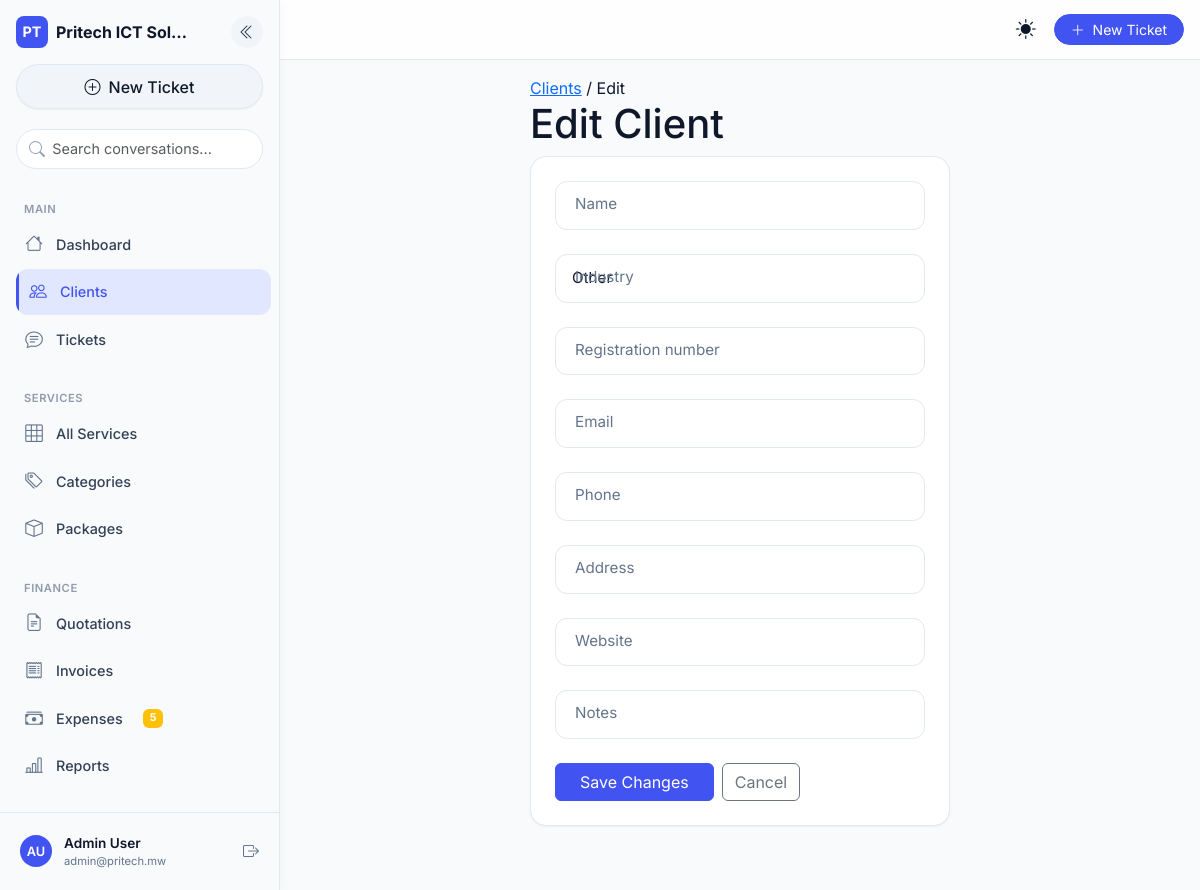
The page /clients/new/ (signed in) on the database its author committed.
### core/models.py (models this page shows, shortened)
class SiteConfig(models.Model):
    company_name = models.CharField(max_length=200, default='Pritech ICT Solutions')
    tagline = models.CharField(max_length=300, blank=True)
    logo = models.ImageField(upload_to='logo/', null=True, blank=True)
    email = models.EmailField(blank=True)
    phone = models.CharField(max_length=30, blank=True)
    address = models.TextField(blank=True)
    website = models.URLField(blank=True)
    vat_rate = models.DecimalField(max_digits=5, decimal_places=4, default=0.165)
    currency = models.CharField(max_length=10, default='MWK')
    currency_symbol = models.CharField(max_length=5, default='K')
    bank_name = models.CharField(max_length=100, blank=True)
    bank_account = models.CharField(max_length=50, blank=True)
    mobile_money = models.CharField(max_length=50, blank=True)
    invoice_footer = models.TextField(blank=True)
    class Meta:
        verbose_name = 'Site Configuration'
    @classmethod
    def get(cls):
        obj, _ = cls.objects.get_or_create(pk=1)
        return obj

### accounts/models.py (models this page shows, shortened)
class User(AbstractUser):
    id = models.UUIDField(primary_key=True, default=uuid.uuid4, editable=False)
    USER_TYPE_CHOICES = (('client', 'Client'), ('staff', 'Staff'))
    CLIENT_ROLE_CHOICES = [
        ('admin', 'Administrator'),
        ('viewer', 'Viewer'),
        ('billing', 'Billing'),
    ]
    user_type = models.CharField(max_length=10, choices=USER_TYPE_CHOICES, default='client')
    email = models.EmailField(unique=True)
    phone_number = models.CharField(max_length=20, unique=True, null=True, blank=True)
    national_id = models.CharField(max_length=50, unique=True, null=True, blank=True)
    physical_address = models.TextField(blank=True)
    last_login_ip = models.GenericIPAddressField(null=True, blank=True)
    client_role = models.CharField(
        max_length=20,
        choices=CLIENT_ROLE_CHOICES,
        default='viewer',
        blank=True,
        help_text="Role within the client organization (only for client users)"
    )
    is_2fa_enabled = models.BooleanField(default=False)
    USERNAME_FIELD = 'email'
    REQUIRED_FIELDS = ['username']
    def has_role(self, role_code):
        return self.user_roles.filter(role__code=role_code).exists()
    def has_perm_code(self, permission_code):
        from .models import RolePermission
        return RolePermission.objects.filter(
            role__user_roles__user=self,
            permission__code=permission_code
        ).exists()

### clients/views.py (the view, shortened to what this page needs)
# urls.py: path('new/', ClientCreateView.as_view(), name='client_create'),
class ClientCreateView(RoleRequiredMixin, CreateView):
    model = ClientOrganization
    form_class = ClientOrganizationForm
    template_name = 'clients/form.html'
    success_url = reverse_lazy('client_list')
    required_roles = ['ADMIN', 'SALES']

### clients/forms.py
class ClientOrganizationForm(forms.ModelForm):
    class Meta:
        model = ClientOrganization
        fields = ['name', 'industry', 'registration_number', 'email', 'phone', 'address', 'website', 'notes']
        widgets = {
            'address': forms.Textarea(attrs={'rows': 2}),
            'notes': forms.Textarea(attrs={'rows': 2}),
        }

### accounts/templatetags/account_tags.py (called while the page is built)
@register.filter(name='has_perm')
def has_perm(user, perm_code):
    if user.is_authenticated:
        return user.has_perm_code(perm_code)
    return False

### core/context_processors.py (called while the page is built)
def site_config(request):
    return {'site_config': SiteConfig.get()}

def sidebar_recent_items(request):
    if request.user.is_authenticated:
        from .services import CommonDashboardService
        return CommonDashboardService.get_context(request.user)
    return {}

def pending_expenses_count(request):
    if request.user.is_authenticated and request.user.is_staff:
        try:
            count = Expense.objects.filter(status='pending').count()
            return {'pending_expenses_count': count}
        except Exception:
            return {'pending_expenses_count': 0}
    return {}

### core/mixins.py (called while the page is built)
    def dispatch(self, request, *args, **kwargs):
        if not request.user.is_authenticated:
            return self.handle_no_permission()
        if self.required_roles:
            if not any(request.user.has_role(r) for r in self.required_roles):
                if request.headers.get('HX-Request'):
                    return JsonResponse({'error': 'Permission denied'}, status=403)
                return HttpResponseForbidden(
                    '<h2 style="font-family:sans-serif;padding:2rem;">403 — You do not have permission to access this page.</h2>'
                )
        return super().dispatch(request, *args, **kwargs)

### core/templatetags/core_tags.py (called while the page is built)
@register.filter(name='has_any_role')
def has_any_role(user, roles_str):
    if not user or not user.is_authenticated:
        return False
    roles = [role.strip() for role in roles_str.split(',')]
    return any(user.has_role(role) for role in roles)

### portfolio/context_processors.py (called while the page is built)
def portfolio_settings(request):
    return {'portfolio_settings': PortfolioSettings.get()}

### portfolio/models.py (called while the page is built)
    @classmethod
    def get(cls):
        obj, _ = cls.objects.get_or_create(pk=1)
        return obj

### templates/clients/form.html (shortened to what this page needs)
{% extends "generic/form.html" %}
{% block form_title %}Client{% endblock %}
{% block breadcrumb %}
<div class="page-breadcrumb">
  <a href="{% url 'client_list' %}">Clients</a> / {% if form.instance.pk %}Edit{% else %}New{% endif %}
</div>
{% endblock %}

### templates/base.html (shortened to what this page needs)
{% load static %}
{% load account_tags %}
{% load core_tags %}
<!DOCTYPE html>
<html lang="en" data-theme="light" data-bs-theme="light">
<head>
  <link href="https://cdn.jsdelivr.net/npm/bootstrap@5.3.0/dist/css/bootstrap.min.css" rel="stylesheet">
  <link rel="stylesheet" href="https://cdn.jsdelivr.net/npm/bootstrap-icons@1.11.0/font/bootstrap-icons.css">
  <link rel="stylesheet" href="{% static 'css/mobile-first.css' %}">
</head>
<body class="{% if request.user.is_authenticated %}sidebar-expanded{% endif %}">
  {% if request.user.is_authenticated %}
  <aside class="desktop-sidebar d-none d-lg-flex">
    <div class="sidebar-header">
      <div class="d-flex align-items-center justify-content-between mb-3">
        <div class="d-flex align-items-center gap-2">
          <div class="brand-icon"><span class="fw-bold">PT</span></div>
          <span class="fw-bold brand-name">{{ site_config.company_name|truncatechars:16 }}</span>
        </div>
        <button class="sidebar-collapse-btn" id="sidebarCollapseBtn" type="button"
                data-bs-toggle="tooltip" title="Collapse sidebar" aria-label="Collapse sidebar">
          <i class="bi bi-chevron-double-left"></i>
        </button>
      </div>
      <a href="{% url 'ticket_create' %}" class="new-chat-btn"><i class="bi bi-plus-circle"></i> New Ticket</a>
    </div>
    <div class="sidebar-search">
      <input type="text" class="form-control" placeholder="Search conversations...">
    </div>
    <div class="sidebar-nav-section">
      <div class="nav-label">Main</div>
      <a href="{% url 'dashboard' %}" class="ai-nav-link"><i class="bi bi-house"></i> Dashboard</a>
      {% if request.user|has_any_role:'ADMIN,SALES,FINANCE' %}
        <a href="{% url 'client_list' %}" class="ai-nav-link"><i class="bi bi-people"></i> Clients</a>
      {% endif %}
      <a href="{% url 'ticket_list' %}" class="ai-nav-link"><i class="bi bi-chat-text"></i> Tickets</a>
      {% if request.user.is_staff %}
        <div class="nav-label mt-3">Services</div>
        <a href="{% url 'service_list' %}" class="ai-nav-link"><i class="bi bi-grid-3x3"></i> All Services</a>
        <a href="{% url 'service_category_list' %}" class="ai-nav-link"><i class="bi bi-tags"></i> Categories</a>
        <a href="{% url 'service_package_list' %}" class="ai-nav-link"><i class="bi bi-box"></i> Packages</a>
      {% endif %}
      {% if request.user|has_perm:'view_finance_dashboard' or request.user.is_staff %}
        <div class="nav-label mt-3">Finance</div>
        <a href="{% url 'quotation_list' %}" class="ai-nav-link"><i class="bi bi-file-earmark-text"></i> Quotations</a>
        <a href="{% url 'invoice_list' %}" class="ai-nav-link"><i class="bi bi-receipt"></i> Invoices</a>
        <a href="{% url 'expense_list' %}?status=pending" class="ai-nav-link">
          <i class="bi bi-cash-stack"></i> Expenses
          {% if pending_expenses_count %}
            <span class="badge bg-warning ms-2">{{ pending_expenses_count }}</span>
          {% endif %}
        </a>
        <a href="{% url 'finance_reports' %}" class="ai-nav-link"><i class="bi bi-bar-chart-line"></i> Reports</a>
      {% endif %}
      <div class="recent-section">
        <div class="nav-label">Recent Tickets</div>
      </div>
    </div>
    <div class="sidebar-footer">
      <div class="user-profile">
        <div class="user-avatar">
          {{ request.user.first_name|first|upper }}{{ request.user.last_name|first|upper }}
        </div>
        <div class="user-info">
          <div class="user-name">{{ request.user.get_full_name|default:request.user.email }}</div>
          <div class="user-email">{{ request.user.email }}</div>
        </div>
        <form method="post" action="{% url 'logout' %}" class="ms-auto">
          <button type="submit" class="logout-btn" data-bs-toggle="tooltip" title="Logout" aria-label="Logout">
            <i class="bi bi-box-arrow-right"></i>
          </button>
        </form>
      </div>
    </div>
  </aside>
  {% endif %}
  <header class="topbar sticky-top {% if request.user.is_authenticated %}topbar-desktop{% endif %}">
    <div class="d-flex align-items-center h-100 px-3">
      {% if request.user.is_authenticated %}
      <button class="desktop-menu-btn d-none d-lg-block me-2" id="desktopMenuToggle" type="button"
              data-bs-toggle="tooltip" title="Toggle sidebar" aria-label="Toggle sidebar">
      </button>
      {% endif %}
      <span class="page-title fw-semibold flex-grow-1">{% block page_title %}Dashboard{% endblock %}</span>
      <button class="theme-toggle-btn me-2" id="themeToggle" type="button"
              data-bs-toggle="tooltip" title="Switch theme" aria-label="Switch dark/light mode">
        <i class="bi bi-sun-fill light-icon"></i>
      </button>
      {% if request.user.is_authenticated %}
      <a href="{% url 'ticket_create' %}" class="btn btn-primary btn-sm rounded-pill px-3 d-none d-sm-block">
        <i class="bi bi-plus-lg me-1"></i> New Ticket
      </a>
      {% endif %}
    </div>
  </header>
  <main id="main-content" class="main-content pb-6 mb-4 {% if request.user.is_authenticated %}main-content-desktop{% endif %}">
    <div class="container-fluid py-3">
      {% block content %}{% endblock %}
    </div>
  </main>
</body>
</html>

### rows shown on the page
SiteConfig: company_name "Pritech ICT Sol…"
User: user.first_name|first "A", user.last_name|first "U", user.get_full_name "Admin User", user.email "admin@pritech.mw"

### other values the page prints
{{ pending_expenses_count }} "5"
form field industry "Other"
